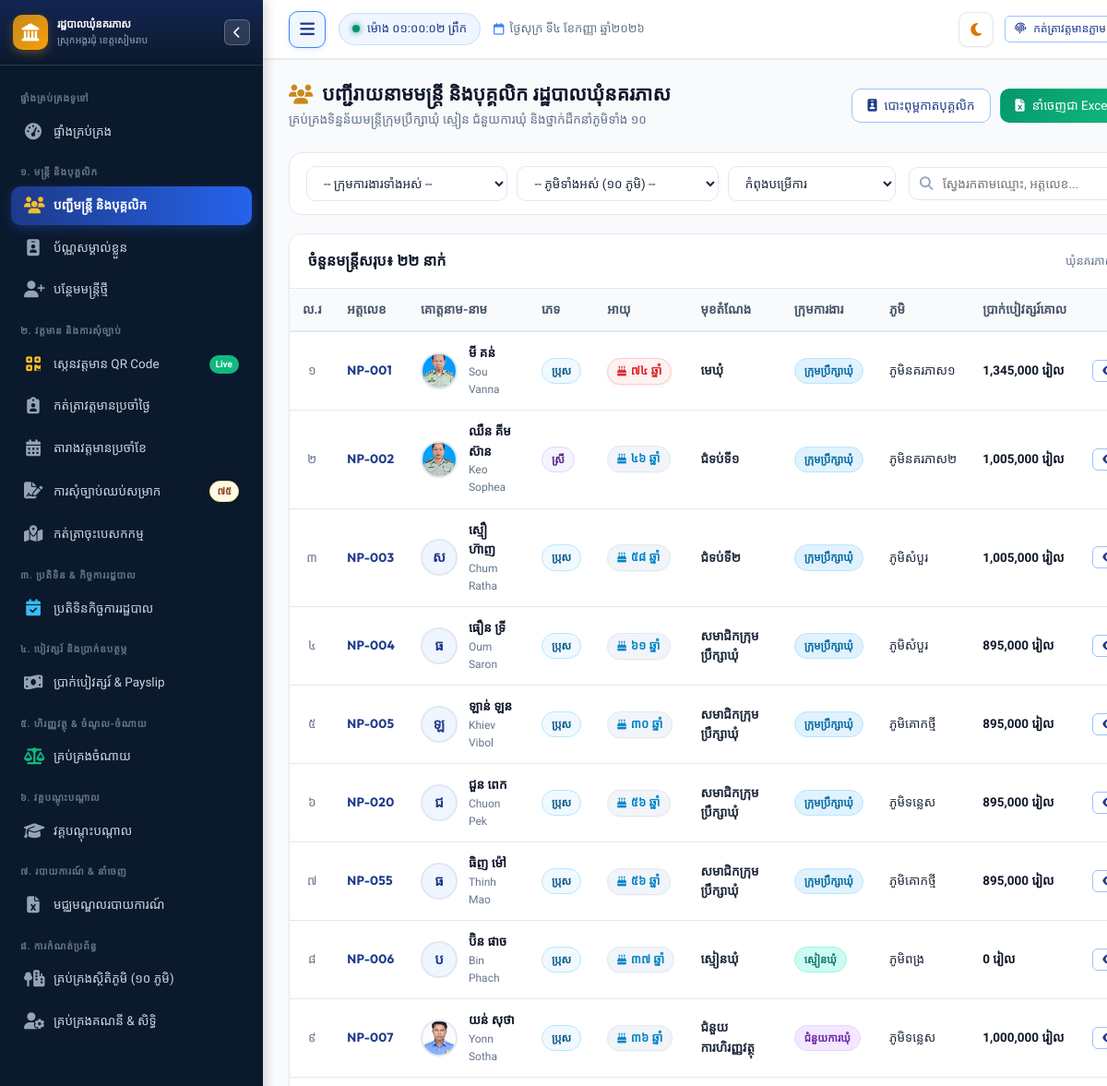
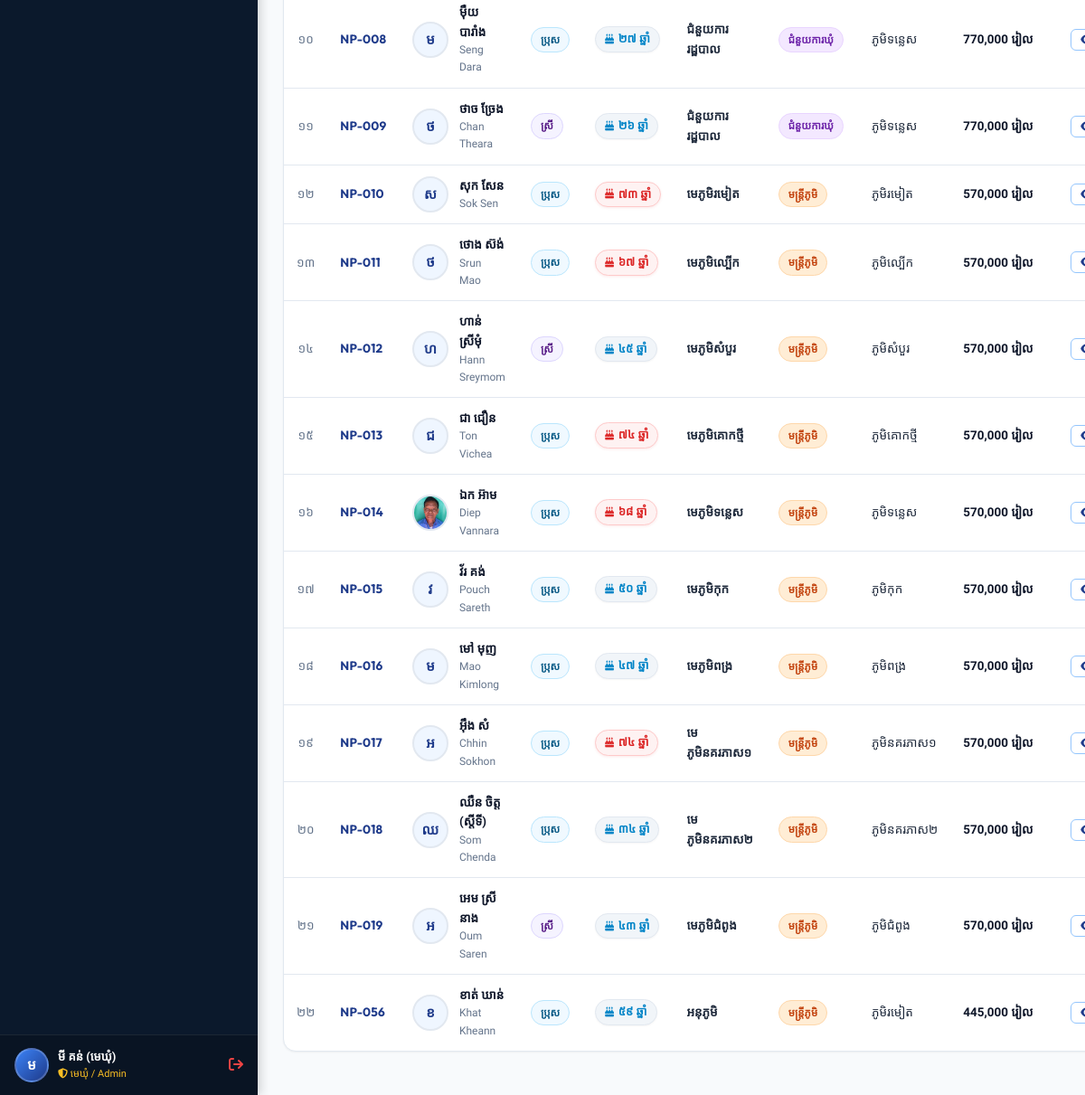
Page /staff (signed in) on the committed database (2 pictures, top to bottom).
### tables this page shows
CREATE TABLE staff (
        id INTEGER PRIMARY KEY AUTOINCREMENT,
        officer_code TEXT UNIQUE NOT NULL,
        name_kh TEXT NOT NULL,
        name_en TEXT NOT NULL,
        gender TEXT NOT NULL, -- 'ប្រុស', 'ស្រី'
        dob TEXT NOT NULL,
        national_id TEXT,
        phone TEXT,
        email TEXT,
        village TEXT NOT NULL,
        commune TEXT DEFAULT 'នគរភាស',
        district TEXT DEFAULT 'វ៉ារិន',
        province TEXT DEFAULT 'សៀមរាប',
        address TEXT,
        category TEXT NOT NULL, -- 'council', 'clerk', 'contract', 'village'
        position_title_kh TEXT NOT NULL,
        position_title_en TEXT,
        cadre_level TEXT, -- កម្រិតក្របខណ្ឌ
        appointment_date TEXT,
        contract_end_date TEXT,
        base_salary REAL DEFAULT 0,
        position_allowance REAL DEFAULT 0,
        family_allowance REAL DEFAULT 0,
        education_level TEXT,
        photo TEXT,
        status TEXT DEFAULT 'active', -- 'active', 'resigned', 'retired', 'suspended'
        emergency_contact TEXT,
        notes TEXT,
        created_at TIMESTAMP DEFAULT CURRENT_TIMESTAMP,
        updated_at TIMESTAMP DEFAULT CURRENT_TIMESTAMP
    );

### app.py (the view)
@app.route("/staff")
@login_required
def staff_list():
    category = request.args.get("category", "").strip()
    village = request.args.get("village", "").strip()
    search = request.args.get("q", "").strip()
    status = request.args.get("status", "active").strip()
    conn = get_db()
    cursor = conn.cursor()
    query = "SELECT * FROM staff WHERE 1=1"
    params = []
    if status and status != "all":
        query += " AND status = ?"
        params.append(status)
    if category and category in STAFF_CATEGORIES:
        query += " AND category = ?"
        params.append(category)
    if village:
        query += " AND village = ?"
        params.append(village)
    if search:
        query += " AND (name_kh LIKE ? OR name_en LIKE ? OR officer_code LIKE ? OR phone LIKE ? OR position_title_kh LIKE ?)"
        pattern = f"%{search}%"
        params.extend([pattern, pattern, pattern, pattern, pattern])
    query += " ORDER BY CASE category WHEN 'council' THEN 1 WHEN 'clerk' THEN 2 WHEN 'contract' THEN 3 ELSE 4 END, id"
    cursor.execute(query, params)
    staff_rows = cursor.fetchall()
    cursor.execute("SELECT village_name_kh FROM villages ORDER BY id")
    village_list = [r[0] for r in cursor.fetchall()]
    conn.close()
    return render_template(
        "staff/list.html",
        staff_rows=staff_rows,
        selected_category=category,
        selected_village=village,
        selected_status=status,
        search_query=search,
        village_list=village_list
    )

### templates/staff/list.html (shortened to what this page needs)
{% extends "base.html" %}
{% block content %}
<div class="page-header">
  <div class="page-header-title">
    <h1>
      <i class="fa-solid fa-users text-gold"></i>
      <span>បញ្ជីរាយនាមមន្ត្រី និងបុគ្គលិក រដ្ឋបាលឃុំនគរភាស</span>
    </h1>
    <p>គ្រប់គ្រងទិន្នន័យមន្ត្រីក្រុមប្រឹក្សាឃុំ ស្មៀន ជំនួយការឃុំ និងថ្នាក់ដឹកនាំភូមិទាំង ១០</p>
  </div>
  <div class="page-actions">
    <a href="{{ url_for('staff_id_cards_batch') }}" class="btn btn-outline-primary">
      <i class="fa-solid fa-id-badge"></i>
      <span>បោះពុម្ពកាតបុគ្គលិក</span>
    </a>
    <a href="{{ url_for('export_staff_excel_route', category=selected_category) }}" class="btn btn-success">
      <i class="fa-solid fa-file-excel"></i>
      <span>នាំចេញជា Excel</span>
    </a>
  </div>
</div>
<form method="GET" action="{{ url_for('staff_list') }}" class="filter-toolbar">
  <div class="filter-group-row">
    <select name="category" class="form-select" onchange="this.form.submit()" title="ជ្រើសរើសក្រុមការងារ">
      <option value="">-- ក្រុមការងារទាំងអស់ --</option>
    </select>
    <select name="village" class="form-select" onchange="this.form.submit()" title="ជ្រើសរើសភូមិ">
      <option value="">-- ភូមិទាំងអស់ (១០ ភូមិ) --</option>
    </select>
    <select name="status" class="form-select" onchange="this.form.submit()" title="ជ្រើសរើសស្ថានភាព">
      <option value="active" {% if selected_status == 'active' %}selected{% endif %}>កំពុងបម្រើការ</option>
    </select>
  </div>
  <div class="filter-search-group">
    <div class="search-input-wrapper">
      <i class="fa-solid fa-magnifying-glass search-icon"></i>
      <input type="text" name="q" value="{{ search_query }}" class="form-control" placeholder="ស្វែងរកតាមឈ្មោះ, អត្តលេខ...">
    </div>
  </div>
</form>
<div class="card">
  <div class="card-header">
    <div class="card-title">
      <span>ចំនួនមន្ត្រីសរុប៖ <strong>{{ staff_rows | length | kh_num }} នាក់</strong></span>
    </div>
    <div style="font-size: 12.5px; color: var(--text-muted);">
      ឃុំនគរភាស ស្រុកអង្គរជុំ ខេត្តសៀមរាប
    </div>
  </div>
  <div class="card-body" style="padding: 0;">
    <div class="table-responsive">
      <table class="custom-table filterable-table">
        <thead>
          <tr>
            <th style="width: 50px; text-align: center;">ល.រ</th>
            <th style="white-space: nowrap;">អត្តលេខ</th>
            <th>គោត្តនាម-នាម</th>
            <th>ភេទ</th>
            <th>អាយុ</th>
            <th>មុខតំណែង</th>
            <th>ក្រុមការងារ</th>
            <th>ភូមិ</th>
            <th style="white-space: nowrap;">ប្រាក់បៀវត្សរ៍គោល</th>
            <th style="text-align: center; width: 140px;">សកម្មភាព</th>
          </tr>
        </thead>
        <tbody>
          {% for s in staff_rows %}
          <tr>
            <td style="text-align: center; color: var(--text-muted);">{{ loop.index | kh_num }}</td>
            <td style="white-space: nowrap;">
              <span class="officer-code-pill">{{ s.officer_code }}</span>
            </td>
            <td>
              <div class="avatar-cell">
                {% if s.photo %}
                <img src="{{ url_for('static', filename='uploads/' + s.photo) }}" alt="{{ s.name_kh }}" class="avatar-circle" style="object-fit: cover;">
                {% else %}
                <div class="avatar-circle">
                  {{ s.name_kh[:1] }}
                </div>
                {% endif %}
                <div class="avatar-details">
                  <a href="{{ url_for('staff_detail', staff_id=s.id) }}" class="primary-name">
                    {{ s.name_kh }}
                  </a>
                  <div class="sub-name font-latin">{{ s.name_en }}</div>
                </div>
              </div>
            </td>
            <td>
              <span class="badge {% if s.gender == 'ស្រី' %}badge-purple{% else %}badge-info{% endif %}">
                {{ s.gender }}
              </span>
            </td>
            <td style="white-space: nowrap;">
              {% set staff_age = s.dob | age %}
              <span class="age-badge {% if staff_age and staff_age > 65 %}age-senior{% endif %}">
                <i class="fa-solid fa-cake-candles"></i>
                {{ s.dob | kh_age }}
              </span>
            </td>
            <td>
              <strong>{{ s.position_title_kh }}</strong>
            </td>
            <td>
              {% set cat_info = STAFF_CATEGORIES.get(s.category, {}) %}
              <span class="badge {{ cat_info.badge_class }}">
                {{ cat_info.name_kh }}
              </span>
            </td>
            <td style="white-space: nowrap;">ភូមិ{{ s.village }}</td>
            <td style="white-space: nowrap;">
              <span class="salary-text">{{ s.base_salary | currency }}</span>
            </td>
            <td style="text-align: center;">
              <div style="display: flex; justify-content: center; gap: 5px;">
                <a href="{{ url_for('staff_detail', staff_id=s.id) }}" class="btn btn-sm btn-outline-primary" title="មើលប្រវត្តិរូបលម្អិត">
                  <i class="fa-solid fa-eye"></i>
                </a>
              </div>
            </td>
          </tr>
          {% endfor %}
        </tbody>
      </table>
    </div>
  </div>
</div>
{% endblock %}

### templates/base.html (shortened to what this page needs)
<!DOCTYPE html>
<html lang="km">
<head>
  <link rel="stylesheet" href="https://cdnjs.cloudflare.com/ajax/libs/font-awesome/6.5.1/css/all.min.css">
  <link rel="stylesheet" href="{{ url_for('static', filename='css/style.css') }}?v=5.1">
</head>
<body>
  <div class="app-container">
    <aside id="app-sidebar" class="sidebar">
      <div class="sidebar-header">
        <div class="sidebar-logo-icon">
          <i class="fa-solid fa-landmark"></i>
        </div>
        <div class="sidebar-title-box">
          <h3>រដ្ឋបាលឃុំនគរភាស</h3>
          <p>ស្រុកអង្គរជុំ ខេត្តសៀមរាប</p>
        </div>
        <button type="button" id="sidebar-close-btn" class="sidebar-header-hide-btn" aria-label="លាក់ម៉ឺនុយ"
          title="លាក់/បិទផ្ទាំងម៉ឺនុយ (Hide Sidebar)">
          <i class="fa-solid fa-chevron-left"></i>
        </button>
      </div>
      <div class="sidebar-menu">
        <div class="menu-category">ផ្ទាំងគ្រប់គ្រងទូទៅ</div>
        <a href="{{ url_for('dashboard') }}"
          class="nav-link {% if request.path == '/' or request.path == '/dashboard' %}active{% endif %}">
          <i class="fa-solid fa-gauge-high"></i>
          <span>ផ្ទាំងគ្រប់គ្រង</span>
        </a>
        <div class="menu-category">១. មន្ត្រី និងបុគ្គលិក</div>
        <a href="{{ url_for('staff_list') }}" class="nav-link {% if request.path == '/staff' %}active{% endif %}">
          <i class="fa-solid fa-users"></i>
          <span>បញ្ជីមន្ត្រី និងបុគ្គលិក</span>
        </a>
        <a href="{{ url_for('staff_id_cards_batch') }}"
          class="nav-link {% if request.path == '/staff/id-cards' or '/id-card' in request.path %}active{% endif %}">
          <i class="fa-solid fa-id-badge"></i>
          <span>ប័ណ្ណសម្គាល់ខ្លួន</span>
        </a>
        {% if session.role in ['admin', 'clerk'] %}
        <a href="{{ url_for('staff_create') }}" class="nav-link {% if request.path == '/staff/new' %}active{% endif %}">
          <i class="fa-solid fa-user-plus"></i>
          <span>បន្ថែមមន្ត្រីថ្មី</span>
        </a>
        {% endif %}
        <div class="menu-category">២. វត្តមាន និងការសុំច្បាប់</div>
        <a href="{{ url_for('attendance_scan') }}"
          class="nav-link {% if request.path == '/attendance/scan' %}active{% endif %}">
          <i class="fa-solid fa-qrcode" style="color: #fbbf24;"></i>
          <span>ស្កេនវត្តមាន QR Code</span>
          <span class="nav-badge" style="background: #10b981; color: #ffffff; font-size: 10px;">Live</span>
        </a>
        <a href="{{ url_for('attendance_daily') }}"
          class="nav-link {% if request.path == '/attendance/daily' %}active{% endif %}">
          <i class="fa-solid fa-clipboard-user"></i>
          <span>កត់ត្រាវត្តមានប្រចាំថ្ងៃ</span>
        </a>
        <a href="{{ url_for('attendance_monthly') }}"
          class="nav-link {% if request.path == '/attendance/monthly' %}active{% endif %}">
          <i class="fa-solid fa-calendar-days"></i>
          <span>តារាងវត្តមានប្រចាំខែ</span>
        </a>
        <a href="{{ url_for('leave_list') }}"
          class="nav-link {% if request.path.startswith('/leave') %}active{% endif %}">
          <i class="fa-solid fa-file-signature"></i>
          <span>ការសុំច្បាប់ឈប់សម្រាក</span>
          {% if pending_leaves_count > 0 %}
          <span class="nav-badge badge-warning">{{ pending_leaves_count | kh_num }}</span>
          {% endif %}
        </a>
        <a href="{{ url_for('mission_list') }}"
          class="nav-link {% if request.path.startswith('/missions') %}active{% endif %}">
          <i class="fa-solid fa-map-location-dot"></i>
          <span>កត់ត្រាចុះបេសកកម្ម</span>
        </a>
        <div class="menu-category">៣. ប្រតិទិន & កិច្ចការរដ្ឋបាល</div>
        <a href="{{ url_for('calendar_index') }}"
          class="nav-link {% if request.path.startswith('/calendar') %}active{% endif %}">
          <i class="fa-solid fa-calendar-check" style="color: #38bdf8;"></i>
          <span>ប្រតិទិនកិច្ចការរដ្ឋបាល</span>
        </a>
        <div class="menu-category">៤. បៀវត្សរ៍ និងប្រាក់ឧបត្ថម្ភ</div>
        <a href="{{ url_for('payroll_list') }}"
          class="nav-link {% if request.path.startswith('/payroll') %}active{% endif %}">
          <i class="fa-solid fa-money-bill-wave"></i>
          <span>ប្រាក់បៀវត្សរ៍ & Payslip</span>
        </a>
        <div class="menu-category">៥. ហិរញ្ញវត្ថុ & ចំណូល-ចំណាយ</div>
        <a href="{{ url_for('finance_list') }}"
          class="nav-link {% if request.path.startswith('/finance') %}active{% endif %}">
          <i class="fa-solid fa-scale-balanced" style="color: #10b981;"></i>
          <span>គ្រប់គ្រងចំណាយ</span>
        </a>
        <div class="menu-category">៦. វគ្គបណ្តុះបណ្តាល</div>
        <a href="{{ url_for('evaluation_trainings') }}"
          class="nav-link {% if request.path == '/evaluation/trainings' %}active{% endif %}">
          <i class="fa-solid fa-graduation-cap"></i>
          <span>វគ្គបណ្តុះបណ្តាល</span>
        </a>
        <div class="menu-category">៧. របាយការណ៍ & នាំចេញ</div>
        <a href="{{ url_for('reports_hub') }}" class="nav-link {% if request.path == '/reports' %}active{% endif %}">
          <i class="fa-solid fa-file-excel"></i>
          <span>មជ្ឈមណ្ឌលរបាយការណ៍</span>
        </a>
        {% if session.role in ['admin', 'clerk'] %}
        <div class="menu-category">៨. ការកំណត់ប្រព័ន្ធ</div>
        <a href="{{ url_for('settings_villages') }}"
          class="nav-link {% if request.path == '/settings/villages' %}active{% endif %}">
          <i class="fa-solid fa-tree-city"></i>
          <span>គ្រប់គ្រងស្ថិតិភូមិ (១០ ភូមិ)</span>
        </a>
        {% if session.role == 'admin' %}
        <a href="{{ url_for('settings_users') }}"
          class="nav-link {% if request.path == '/settings/users' %}active{% endif %}">
          <i class="fa-solid fa-user-gear"></i>
          <span>គ្រប់គ្រងគណនី & សិទ្ធិ</span>
        </a>
        {% endif %}
        {% endif %}
      </div>
      <div class="sidebar-footer">
        <div class="user-profile-pill">
          <div class="user-avatar-sm">
            {{ session.full_name[:1] if session.full_name else 'U' }}
          </div>
          <div class="user-info-text">
            <div class="name">{{ session.full_name or 'មន្ត្រីឃុំ' }}</div>
            <div class="role">
              {% if session.role == 'admin' %}
              <i class="fa-solid fa-shield-halved"></i> មេឃុំ / Admin
              {% elif session.role == 'clerk' %}
              <i class="fa-solid fa-pen-nib"></i> ស្មៀនឃុំ
              {% else %}
              <i class="fa-solid fa-user"></i> មន្ត្រីទូទៅ
              {% endif %}
            </div>
          </div>
          <a href="{{ url_for('logout') }}" title="ចាកចេញ" style="color: #ef4444; font-size: 16px;">
            <i class="fa-solid fa-arrow-right-from-bracket"></i>
          </a>
        </div>
      </div>
    </aside>
    <div class="main-wrapper">
      <header class="topbar">
        <div class="topbar-left">
          <button type="button" id="sidebar-toggle-btn" class="sidebar-toggle-btn" aria-label="លាក់/បង្ហាញម៉ឺនុយ"
            title="លាក់/បង្ហាញម៉ឺនុយ (Toggle Sidebar)">
            <i class="fa-solid fa-bars"></i>
          </button>
          <div class="live-clock-badge">
            <span class="dot"></span>
            <span id="live-time-display">កំពុងផ្ទុកម៉ោង...</span>
          </div>
          <span class="topbar-date-display">
            <i class="fa-regular fa-calendar"></i>
            <span class="date-text">{{ today_khmer }}</span>
          </span>
        </div>
        <div class="topbar-right">
          <button type="button" id="theme-toggle-btn" class="theme-toggle-btn" aria-label="ប្តូរពណ៌ Theme"
            title="ប្តូរពន្លឺ Theme (Light / Dark Mode)">
            <i class="fa-solid fa-moon" id="theme-toggle-icon"></i>
          </button>
          <button id="btn-quick-checkin" onclick="handleQuickCheckin()" class="btn btn-sm btn-outline-primary"
            title="កត់ត្រាវត្តមានចូល/ចេញថ្ងៃនេះ">
            <i class="fa-solid fa-fingerprint"></i>
            <span class="btn-text">កត់ត្រាវត្តមានភ្លាមៗ</span>
          </button>
        </div>
      </header>
      <main class="page-content">
        {% block content %}{% endblock %}
      </main>
    </div>
  </div>
</body>
</html>

### rows in the picture
staff: officer_code "NP-001", photo (picture), name_kh "មី គន់", name_en "Sou Vanna", gender "ប្រុស", dob|kh_age "៧៤ ឆ្នាំ", position_title_kh "មេឃុំ", name_kh "ក្រុមប្រឹក្សាឃុំ", village "នគរភាស១", base_salary "1,345,000 រៀល"
staff: officer_code "NP-002", photo (picture), name_kh "ឈឺន គីមស៊ាន", name_en "Keo Sophea", gender "ស្រី", dob|kh_age "៤៦ ឆ្នាំ", position_title_kh "ជំទប់ទី១", name_kh "ក្រុមប្រឹក្សាឃុំ", village "នគរភាស២", base_salary "1,005,000 រៀល"
staff: officer_code "NP-003", name_kh "ស", name_kh "ស្មឿ ហ៊ាញ", name_en "Chum Ratha", gender "ប្រុស", dob|kh_age "៥៨ ឆ្នាំ", position_title_kh "ជំទប់ទី២", name_kh "ក្រុមប្រឹក្សាឃុំ", village "សំបួរ", base_salary "1,005,000 រៀល"
staff: officer_code "NP-004", name_kh "ធ", name_kh "ធឿន ទ្រី", name_en "Oum Saron", gender "ប្រុស", dob|kh_age "៦១ ឆ្នាំ", position_title_kh "សមាជិកក្រុមប្រឹក្សាឃុំ", name_kh "ក្រុមប្រឹក្សាឃុំ", village "សំបួរ", base_salary "895,000 រៀល"
staff: officer_code "NP-005", name_kh "ឡ", name_kh "ឡាន់ ឡន", name_en "Khiev Vibol", gender "ប្រុស", dob|kh_age "៣០ ឆ្នាំ", position_title_kh "សមាជិកក្រុមប្រឹក្សាឃុំ", name_kh "ក្រុមប្រឹក្សាឃុំ", village "គោកថ្មី", base_salary "895,000 រៀល"
staff: officer_code "NP-020", name_kh "ជ", name_kh "ជួន ពេក", name_en "Chuon Pek", gender "ប្រុស", dob|kh_age "៥៦ ឆ្នាំ", position_title_kh "សមាជិកក្រុមប្រឹក្សាឃុំ", name_kh "ក្រុមប្រឹក្សាឃុំ", village "ទន្លេស", base_salary "895,000 រៀល"
staff: officer_code "NP-055", name_kh "ធ", name_kh "ធិញ ម៉ៅ", name_en "Thinh Mao", gender "ប្រុស", dob|kh_age "៥៦ ឆ្នាំ", position_title_kh "សមាជិកក្រុមប្រឹក្សាឃុំ", name_kh "ក្រុមប្រឹក្សាឃុំ", village "គោកថ្មី", base_salary "895,000 រៀល"
staff: officer_code "NP-006", name_kh "ប", name_kh "ប៊ិន ផាច", name_en "Bin Phach", gender "ប្រុស", dob|kh_age "៣៧ ឆ្នាំ", position_title_kh "ស្មៀនឃុំ", name_kh "ស្មៀនឃុំ", village "ពង្រ", base_salary "0 រៀល"
staff: officer_code "NP-007", photo (picture), name_kh "យន់ សុថា", name_en "Yonn Sotha", gender "ប្រុស", dob|kh_age "៣៦ ឆ្នាំ", position_title_kh "ជំនួយការហិរញ្ញវត្ថុ", name_kh "ជំនួយការឃុំ", village "ទន្លេស", base_salary "1,000,000 រៀល"
staff: officer_code "NP-008", name_kh "ម", name_kh "ម៉ឺយ បារាំង", name_en "Seng Dara", gender "ប្រុស", dob|kh_age "២៧ ឆ្នាំ", position_title_kh "ជំនួយការរដ្ឋបាល", name_kh "ជំនួយការឃុំ", village "ទន្លេស", base_salary "770,000 រៀល"
staff: officer_code "NP-009", name_kh "ថ", name_kh "ថាច ច្រែង", name_en "Chan Theara", gender "ស្រី", dob|kh_age "២៦ ឆ្នាំ", position_title_kh "ជំនួយការរដ្ឋបាល", name_kh "ជំនួយការឃុំ", village "ទន្លេស", base_salary "770,000 រៀល"
staff: officer_code "NP-010", name_kh "ស", name_kh "សុក សែន", name_en "Sok Sen", gender "ប្រុស", dob|kh_age "៧៣ ឆ្នាំ", position_title_kh "មេភូមិរមៀត", name_kh "មន្ត្រីភូមិ", village "រមៀត", base_salary "570,000 រៀល"
staff: officer_code "NP-011", name_kh "ថ", name_kh "ថោង ស៊ង់", name_en "Srun Mao", gender "ប្រុស", dob|kh_age "៦៧ ឆ្នាំ", position_title_kh "មេភូមិល្បើក", name_kh "មន្ត្រីភូមិ", village "ល្បើក", base_salary "570,000 រៀល"
staff: officer_code "NP-012", name_kh "ហ", name_kh "ហាន់ ស្រីមុំ", name_en "Hann Sreymom", gender "ស្រី", dob|kh_age "៤៥ ឆ្នាំ", position_title_kh "មេភូមិសំបួរ", name_kh "មន្ត្រីភូមិ", village "សំបួរ", base_salary "570,000 រៀល"
staff: officer_code "NP-013", name_kh "ជ", name_kh "ជា ជឿន", name_en "Ton Vichea", gender "ប្រុស", dob|kh_age "៧៤ ឆ្នាំ", position_title_kh "មេភូមិគោកថ្មី", name_kh "មន្ត្រីភូមិ", village "គោកថ្មី", base_salary "570,000 រៀល"
staff: officer_code "NP-014", photo (picture), name_kh "ឯក អ៊ាម", name_en "Diep Vannara", gender "ប្រុស", dob|kh_age "៦៨ ឆ្នាំ", position_title_kh "មេភូមិទន្លេស", name_kh "មន្ត្រីភូមិ", village "ទន្លេស", base_salary "570,000 រៀល"
staff: officer_code "NP-015", name_kh "វ", name_kh "វ័រ គង់", name_en "Pouch Sareth", gender "ប្រុស", dob|kh_age "៥០ ឆ្នាំ", position_title_kh "មេភូមិកុក", name_kh "មន្ត្រីភូមិ", village "កុក", base_salary "570,000 រៀល"
staff: officer_code "NP-016", name_kh "ម", name_kh "មៅ មុញ", name_en "Mao Kimlong", gender "ប្រុស", dob|kh_age "៤៧ ឆ្នាំ", position_title_kh "មេភូមិពង្រ", name_kh "មន្ត្រីភូមិ", village "ពង្រ", base_salary "570,000 រៀល"
staff: officer_code "NP-017", name_kh "អ", name_kh "អ៊ឹង សំ", name_en "Chhin Sokhon", gender "ប្រុស", dob|kh_age "៧៤ ឆ្នាំ", position_title_kh "មេភូមិនគរភាស១", name_kh "មន្ត្រីភូមិ", village "នគរភាស១", base_salary "570,000 រៀល"
staff: officer_code "NP-018", name_kh "ឈ", name_kh "ឈឺន ចិត្ត (ស្តីទី)", name_en "Som Chenda", gender "ប្រុស", dob|kh_age "៣៤ ឆ្នាំ", position_title_kh "មេភូមិនគរភាស២", name_kh "មន្ត្រីភូមិ", village "នគរភាស២", base_salary "570,000 រៀល"
staff: officer_code "NP-019", name_kh "អ", name_kh "អេម ស្រីនាង", name_en "Oum Saren", gender "ស្រី", dob|kh_age "៤៣ ឆ្នាំ", position_title_kh "មេភូមិជំពូង", name_kh "មន្ត្រីភូមិ", village "ជំពូង", base_salary "570,000 រៀល"
staff: officer_code "NP-056", name_kh "ខ", name_kh "ខាត់ ឃាន់", name_en "Khat Kheann", gender "ប្រុស", dob|kh_age "៥៩ ឆ្នាំ", position_title_kh "អនុភូមិ", name_kh "មន្ត្រីភូមិ", village "រមៀត", base_salary "445,000 រៀល"

### other values in the picture
{{ pending_leaves_count | kh_num }} "៧៥"
{{ session.full_name[:1] if session.full_name else 'U' }} "ម"
{{ session.full_name or 'មន្ត្រីឃុំ' }} "មី គន់ (មេឃុំ)"
{{ today_khmer }} "ថ្ងៃសុក្រ ទី៤ ខែកញ្ញា ឆ្នាំ២០២៦"
{{ staff_rows | length | kh_num }} "២២"
